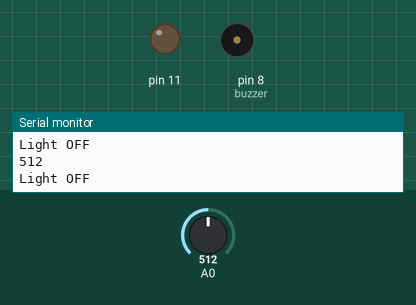
This sketch was run on a simulated Arduino Uno, built with avr-gcc and run on an emulated ATmega328P. Parts: output pins drawn as LEDs (lit = HIGH), buzzer (waves = sounding, pin HIGH), the last lines printed to the serial monitor. The inputs (shaded band) are chosen by the test bench; at power-on: A0 = 512.

Above: at 1.2 s.
1.3 s: A0 set to 11
4.3 s: A0 set to 8
At 4.44 s:
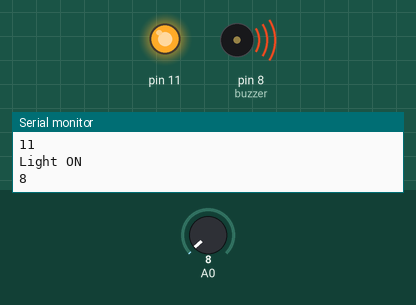
7.3 s: A0 set to 122
At 8.5 s:
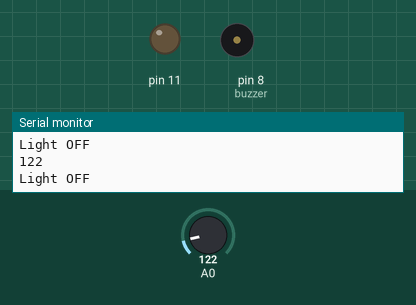
8.8 s: A0 set to 0
At 8.94 s:
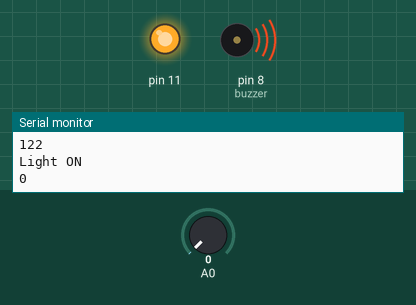
Timing chart, 0 to 12.8 s (numbered marks = the images above; inputs shaded):
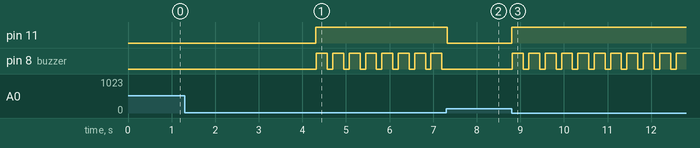

Measured:
- the behaviour switches between 10 and 9 on A0 (found by bisection; images 0 and 1)
- after the input at 4.3 s, pin 11: LOW → HIGH at once; pin 8 (buzzer): alternates HIGH for 0.25 s and LOW for 0.13 s, starting at once
- after the input at 7.3 s, pin 11: HIGH → LOW at once; pin 8 (buzzer): stops changing and stays LOW
- after the input at 8.8 s, pin 11: LOW → HIGH at once; pin 8 (buzzer): alternates HIGH for 0.25 s and LOW for 0.13 s, starting at once

The sketch:

Light_based_buzzer_and_led_activation.ino
```cpp
const int buzzer = 8;
int value=0;
void setup()
{
  Serial.begin(9600);
  pinMode(11, OUTPUT);
  pinMode(A0, INPUT);
  pinMode(buzzer, OUTPUT);
}

void loop()

{

  value= analogRead(A0);

  if(value<10)
  {
    digitalWrite(11, HIGH);
    Serial.println("Light ON");
    Serial.println(value);
    digitalWrite(buzzer,HIGH);
    delay(250);
     digitalWrite(buzzer,LOW);
     delay(125);
  }
  else
  {
     digitalWrite(11, LOW);
    Serial.println("Light OFF");
    Serial.println(value);
  }
}
```
